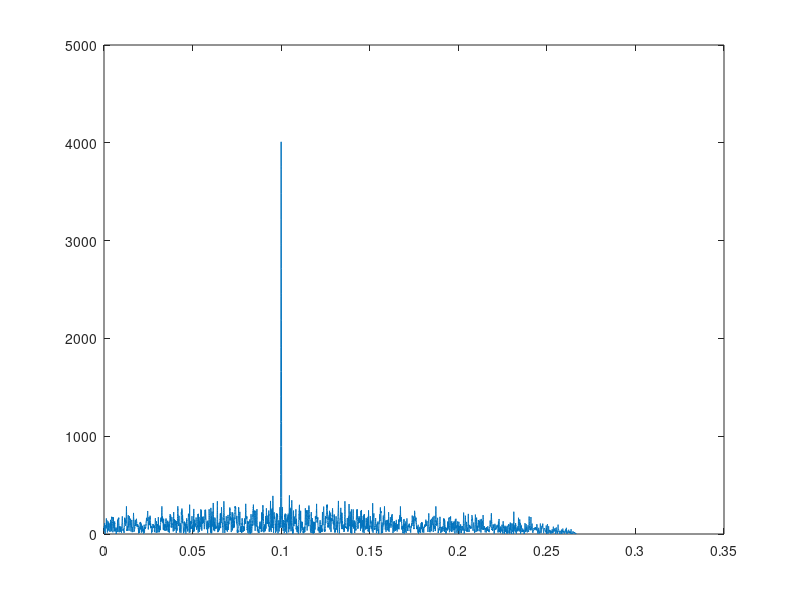

This figure's MATLAB source:
clear all
rng(6);
bits = randi([0,1],1e3,1);

% 0phi, 1phi, 2phi, 3phi
symbol_stream = (reshape(bits,[],2) * 2) -1;



% real "stream" and imaginary stream

% 0,1 to (-1,1)
complex_stream = (symbol_stream(:,1) + 1i* symbol_stream(:,2))/sqrt(2);

% use variables, not magic numbers
% match symbol rate, imagine baud = 3kHz

b = 3e3;
fs = 48e3;
sps = fs/b;
fc = 10e3;
% expand signal -> upsample

upsampled_signal = repmat(complex_stream,[1 sps]);

upsampled_stream = reshape(upsampled_signal.',[],1);
% now it matches sampling rate, but still in baseband

t = (0:length(upsampled_stream) -1)/fs;
passband_signal = real(upsampled_stream.' .* exp(2*pi*fc*1i*t));
% only need real audio signal - imaginary is dsb

n = 128;
transform = fft(passband_signal,n);
test_signal = cos(2*pi*fc*t);
test_fft = fft(test_signal,n);
x_axis = linspace(-fs/2,fs/2,n);
plot(x_axis,abs(test_fft));
hold on
plot(x_axis, abs(transform));
hold off

% soundsc(passband_signal,fs);
% resample at correct fs
delay = 1e-1;
zeroarray = zeros(1,(fs * delay));
rx_signal = [zeroarray passband_signal];
t_rx = (0:length(rx_signal) -1)/fs;
baseband_signal = rx_signal .* exp(-2*pi*fc*1i*t_rx);
% peak detection: cross correlations
% if you want to be smart, cross-correlate with preamble (known) part of
% ofdm (known)
[r,delay] = xcorr(baseband_signal, upsampled_stream);

r = r(delay>=0);
delay = delay(delay>=0);

delay_axis = delay/fs;
plot(delay_axis,abs(r))

% in future, delay and sum (2 delays - watch number of samples)
